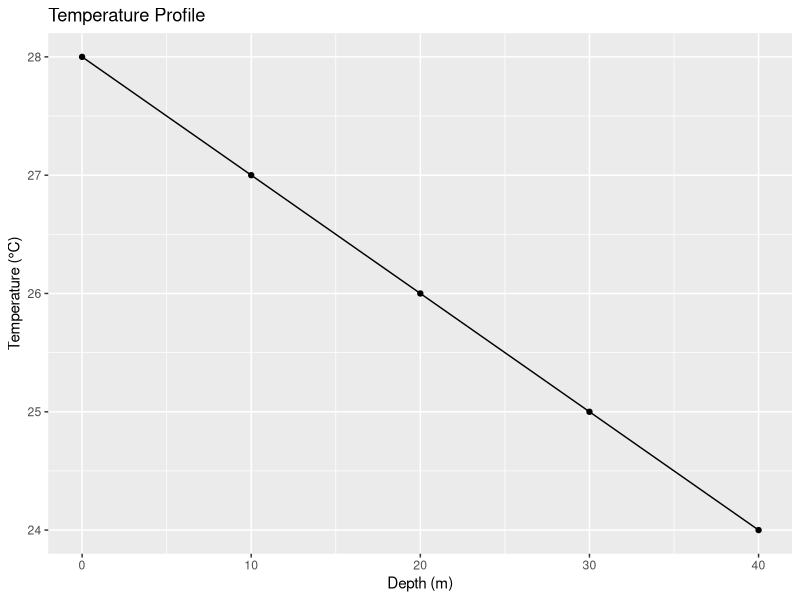

This chart was generated by the following R code:
## ---- chunk 1
1+2
## ---- chunk 2
# Load necessary libraries
library(ggplot2)
library(dplyr)

# Example: Create a simple data frame
data <- data.frame(
  Depth = c(0, 10, 20, 30, 40),
  Temperature = c(28, 27, 26, 25, 24)
)

# Plot temperature vs depth
ggplot(data, aes(x = Depth, y = Temperature)) +
  geom_line() +
  geom_point() +
  labs(title = "Temperature Profile", x = "Depth (m)", y = "Temperature (°C)")
